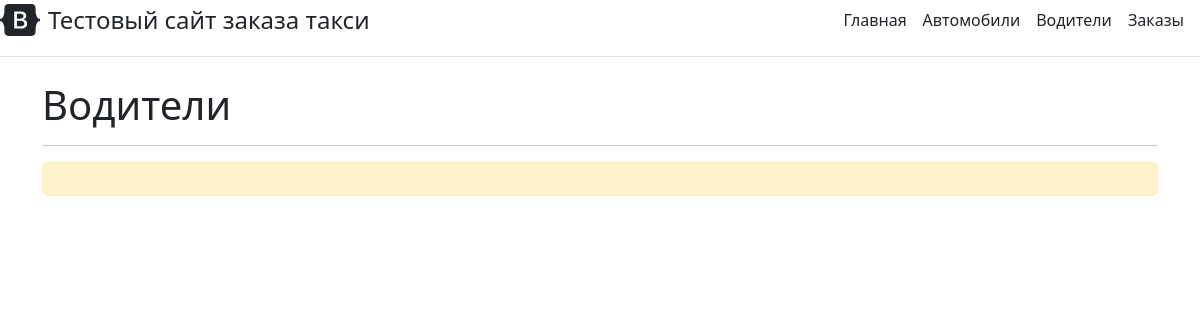
The app's page /TaxiApp/driver, older data.
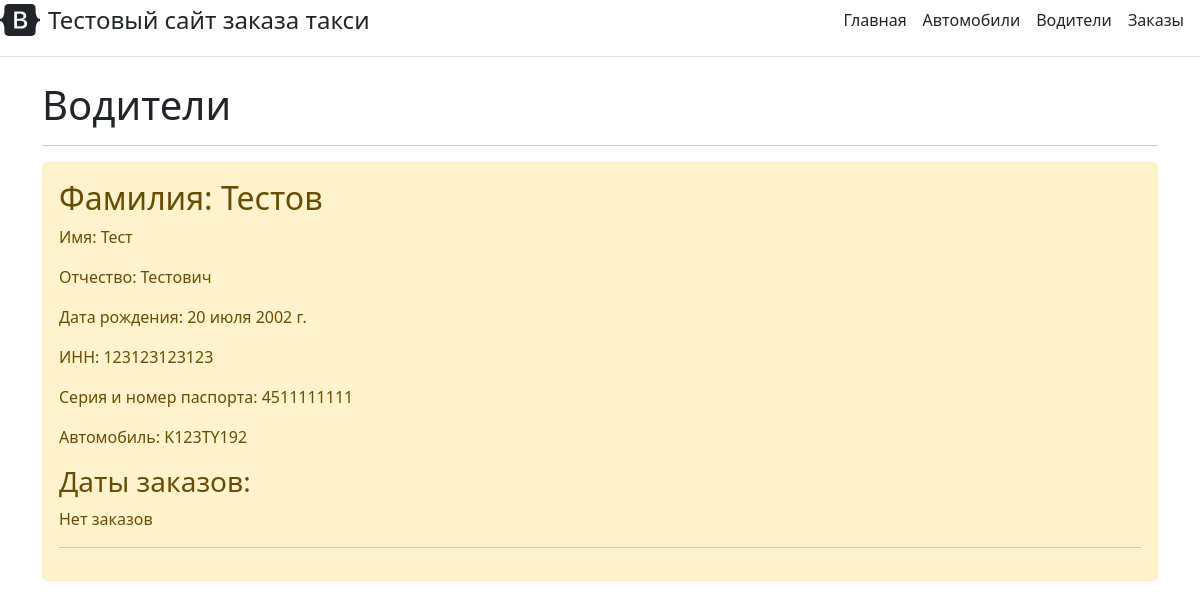
The same page, newer data.
### TaxiApp/models.py (models this page shows, shortened)
class Driver(models.Model):
    surname = models.CharField(max_length=50, verbose_name="Фамилия")
    name = models.CharField(max_length=50, verbose_name="Имя")
    lastName = models.CharField(max_length=50, verbose_name="Отчество")
    birthDate = models.DateField(verbose_name="Дата рождения")
    inn = models.IntegerField(verbose_name="ИНН")
    serno = models.CharField(max_length=15, verbose_name="Серно паспорта")
    vehicle = models.ForeignKey('Vehicles', null=True, on_delete=models.PROTECT, verbose_name='Автомобиль')
    class Meta:
        verbose_name_plural = 'Водители'
        verbose_name = 'Водитель'
        ordering = ['surname']

class Vehicles(models.Model):
    mark = models.CharField(max_length=50, verbose_name="Марка")
    gosNumber = models.CharField(max_length=9, verbose_name="Гос. номер")
    color = models.CharField(max_length=50, verbose_name="Цвет")
    issueYear = models.DateField(verbose_name="Год выпуска")
    level = models.ForeignKey('Level', null=True, on_delete=models.PROTECT, verbose_name="Класс")
    def __str__(self):
        return self.gosNumber
    class Meta:
        verbose_name_plural = 'Автомобили'
        verbose_name = 'Автомобиль'
        ordering = ['gosNumber']

### TaxiApp/views.py (the view)
# urls.py: path("driver", views.driver_page, name='driver'),
def driver_page(request):
    driver_items = Driver.objects.order_by('surname')
    return render(request, 'TaxiApp/driver.html', {'driver_items': driver_items})

### TaxiApp/templates/TaxiApp/driver.html (shortened to what this page needs)
{% extends 'TaxiApp/base.html' %}
{% block entity_name %}
Водители
{% endblock %}
{% block cycle %}
    {% for el in driver_items %}
	<div>
		<h2>Фамилия: {{ el.surname }}</h2>
		<p>Имя: {{ el.name }}</p>
		<p>Отчество: {{ el.lastName}}</p>
        <p>Дата рождения: {{ el.birthDate}}</p>
        <p>ИНН: {{ el.inn}}</p>
        <p>Серия и номер паспорта: {{ el.serno}}</p>
        <p>Автомобиль: {{ el.vehicle}}</p>
        <h3>Даты заказов:</h3>
        {%if el.order_set.all|length > 0%}
            <ul>
                {%for order in el.order_set.all%}
                    <li>{{ order.dateTime }}</li>
                {%endfor%}
            </ul>
        {%else%}
            <p>Нет заказов</p>
        {%endif%}
        <hr>
	</div>
	{% endfor %}
{% endblock %}

Row changes from the older to the newer data that the page shows:
added Driver: surname "Тестов", name "Тест", lastName "Тестович", birthDate "20 июля 2002 г.", inn "123123123123", serno "4511111111", vehicle "K123TY192", shows "Нет заказов"
